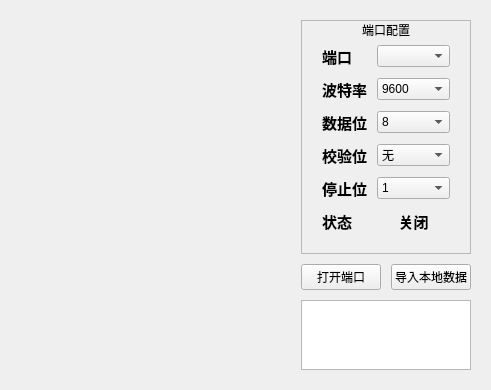
<?xml version="1.0" encoding="UTF-8"?>
<ui version="4.0">
 <class>APIGet</class>
 <widget class="QWidget" name="APIGet">
  <property name="geometry">
   <rect>
    <x>0</x>
    <y>0</y>
    <width>491</width>
    <height>389</height>
   </rect>
  </property>
  <property name="windowTitle">
   <string>Form</string>
  </property>
  <layout class="QHBoxLayout" name="horizontalLayout_2" stretch="7,3">
   <property name="spacing">
    <number>10</number>
   </property>
   <property name="leftMargin">
    <number>20</number>
   </property>
   <property name="topMargin">
    <number>20</number>
   </property>
   <property name="rightMargin">
    <number>20</number>
   </property>
   <property name="bottomMargin">
    <number>20</number>
   </property>
   <item>
    <layout class="QVBoxLayout" name="chartSlot">
     <property name="spacing">
      <number>0</number>
     </property>
    </layout>
   </item>
   <item>
    <layout class="QVBoxLayout" name="verticalLayout_2">
     <item>
      <widget class="QFrame" name="CardFrame">
       <property name="frameShape">
        <enum>QFrame::StyledPanel</enum>
       </property>
       <property name="frameShadow">
        <enum>QFrame::Raised</enum>
       </property>
       <layout class="QVBoxLayout" name="verticalLayout">
        <property name="leftMargin">
         <number>20</number>
        </property>
        <property name="topMargin">
         <number>0</number>
        </property>
        <property name="rightMargin">
         <number>20</number>
        </property>
        <property name="bottomMargin">
         <number>20</number>
        </property>
        <item>
         <widget class="QLabel" name="HeaderLabel">
          <property name="text">
           <string>端口配置</string>
          </property>
          <property name="alignment">
           <set>Qt::AlignCenter</set>
          </property>
         </widget>
        </item>
        <item>
         <layout class="QFormLayout" name="formLayout">
          <property name="horizontalSpacing">
           <number>10</number>
          </property>
          <property name="verticalSpacing">
           <number>10</number>
          </property>
          <item row="0" column="0">
           <widget class="QLabel" name="label_6">
            <property name="font">
             <font>
              <pointsize>11</pointsize>
              <weight>75</weight>
              <bold>true</bold>
             </font>
            </property>
            <property name="text">
             <string>端口</string>
            </property>
           </widget>
          </item>
          <item row="0" column="1">
           <widget class="QComboBox" name="comboBox_port"/>
          </item>
          <item row="1" column="0">
           <widget class="QLabel" name="label">
            <property name="font">
             <font>
              <pointsize>11</pointsize>
              <weight>75</weight>
              <bold>true</bold>
             </font>
            </property>
            <property name="text">
             <string>波特率</string>
            </property>
           </widget>
          </item>
          <item row="1" column="1">
           <widget class="QComboBox" name="comboBox_baud">
            <item>
             <property name="text">
              <string>9600</string>
             </property>
            </item>
            <item>
             <property name="text">
              <string>115200</string>
             </property>
            </item>
           </widget>
          </item>
          <item row="2" column="0">
           <widget class="QLabel" name="label_2">
            <property name="font">
             <font>
              <pointsize>11</pointsize>
              <weight>75</weight>
              <bold>true</bold>
             </font>
            </property>
            <property name="text">
             <string>数据位</string>
            </property>
           </widget>
          </item>
          <item row="2" column="1">
           <widget class="QComboBox" name="comboBox_databit">
            <item>
             <property name="text">
              <string>8</string>
             </property>
            </item>
            <item>
             <property name="text">
              <string>7</string>
             </property>
            </item>
            <item>
             <property name="text">
              <string>6</string>
             </property>
            </item>
           </widget>
          </item>
          <item row="3" column="0">
           <widget class="QLabel" name="label_3">
            <property name="font">
             <font>
              <pointsize>11</pointsize>
              <weight>75</weight>
              <bold>true</bold>
             </font>
            </property>
            <property name="text">
             <string>校验位</string>
            </property>
           </widget>
          </item>
          <item row="3" column="1">
           <widget class="QComboBox" name="comboBox_parity">
            <item>
             <property name="text">
              <string>无</string>
             </property>
            </item>
            <item>
             <property name="text">
              <string>奇</string>
             </property>
            </item>
            <item>
             <property name="text">
              <string>偶</string>
             </property>
            </item>
           </widget>
          </item>
          <item row="4" column="0">
           <widget class="QLabel" name="label_4">
            <property name="font">
             <font>
              <pointsize>11</pointsize>
              <weight>75</weight>
              <bold>true</bold>
             </font>
            </property>
            <property name="text">
             <string>停止位</string>
            </property>
           </widget>
          </item>
          <item row="4" column="1">
           <widget class="QComboBox" name="comboBox_stopbit">
            <item>
             <property name="text">
              <string>1</string>
             </property>
            </item>
            <item>
             <property name="text">
              <string>2</string>
             </property>
            </item>
           </widget>
          </item>
          <item row="5" column="0">
           <widget class="QLabel" name="label_5">
            <property name="font">
             <font>
              <pointsize>11</pointsize>
              <weight>75</weight>
              <bold>true</bold>
             </font>
            </property>
            <property name="text">
             <string>状态</string>
            </property>
           </widget>
          </item>
          <item row="5" column="1">
           <widget class="QLabel" name="label_light">
            <property name="font">
             <font>
              <pointsize>11</pointsize>
              <weight>75</weight>
              <bold>true</bold>
             </font>
            </property>
            <property name="text">
             <string>关闭</string>
            </property>
            <property name="alignment">
             <set>Qt::AlignCenter</set>
            </property>
           </widget>
          </item>
         </layout>
        </item>
       </layout>
      </widget>
     </item>
     <item>
      <layout class="QHBoxLayout" name="horizontalLayout">
       <item>
        <widget class="QPushButton" name="Button_openserial">
         <property name="text">
          <string>打开端口</string>
         </property>
        </widget>
       </item>
       <item>
        <widget class="QPushButton" name="Button_openFile">
         <property name="text">
          <string>导入本地数据</string>
         </property>
        </widget>
       </item>
      </layout>
     </item>
     <item>
      <widget class="QTextBrowser" name="textBrowser"/>
     </item>
    </layout>
   </item>
  </layout>
 </widget>
 <resources/>
 <connections/>
</ui>
